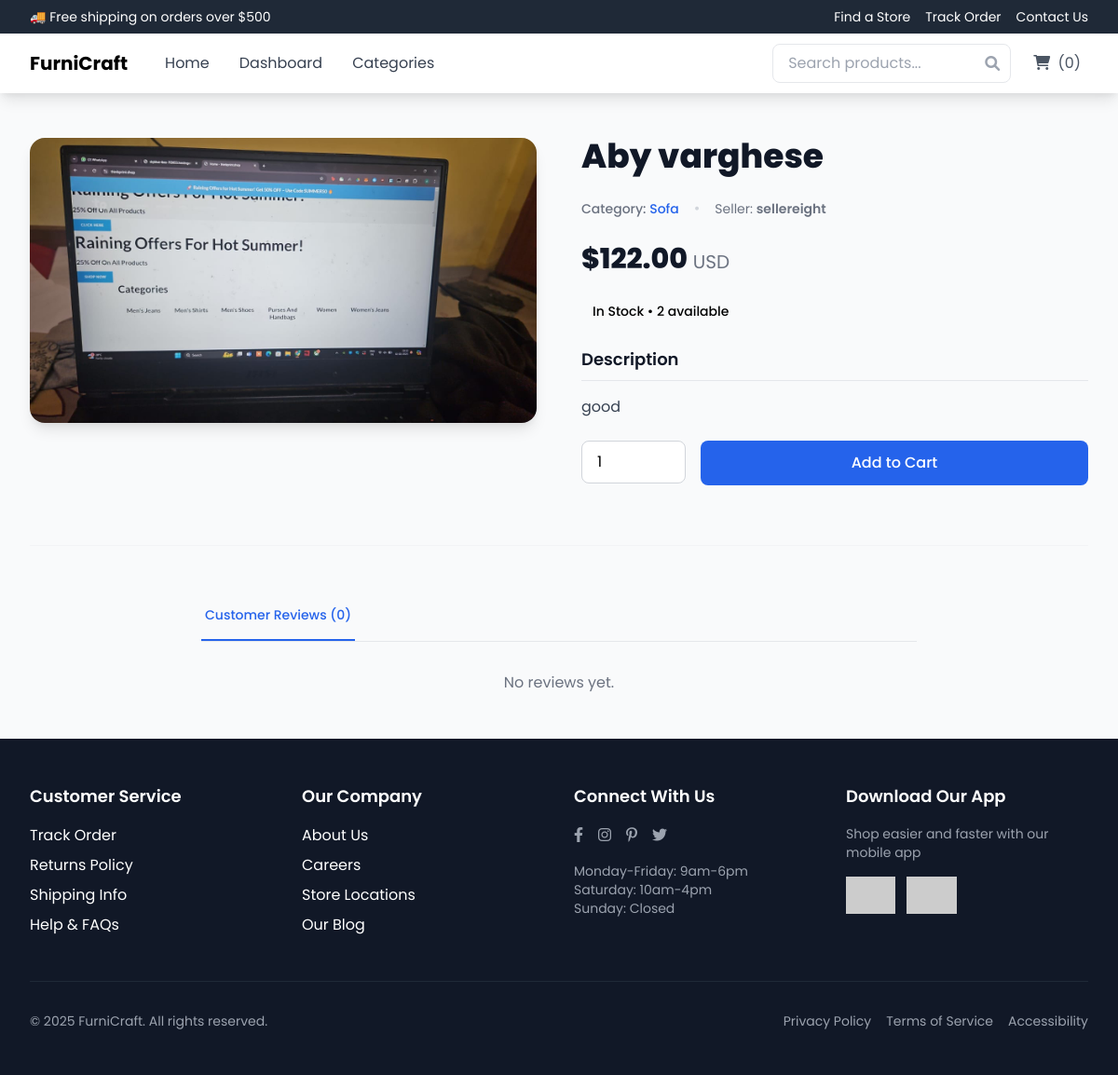
/product/1/, run on an earlier commit of the app's database.
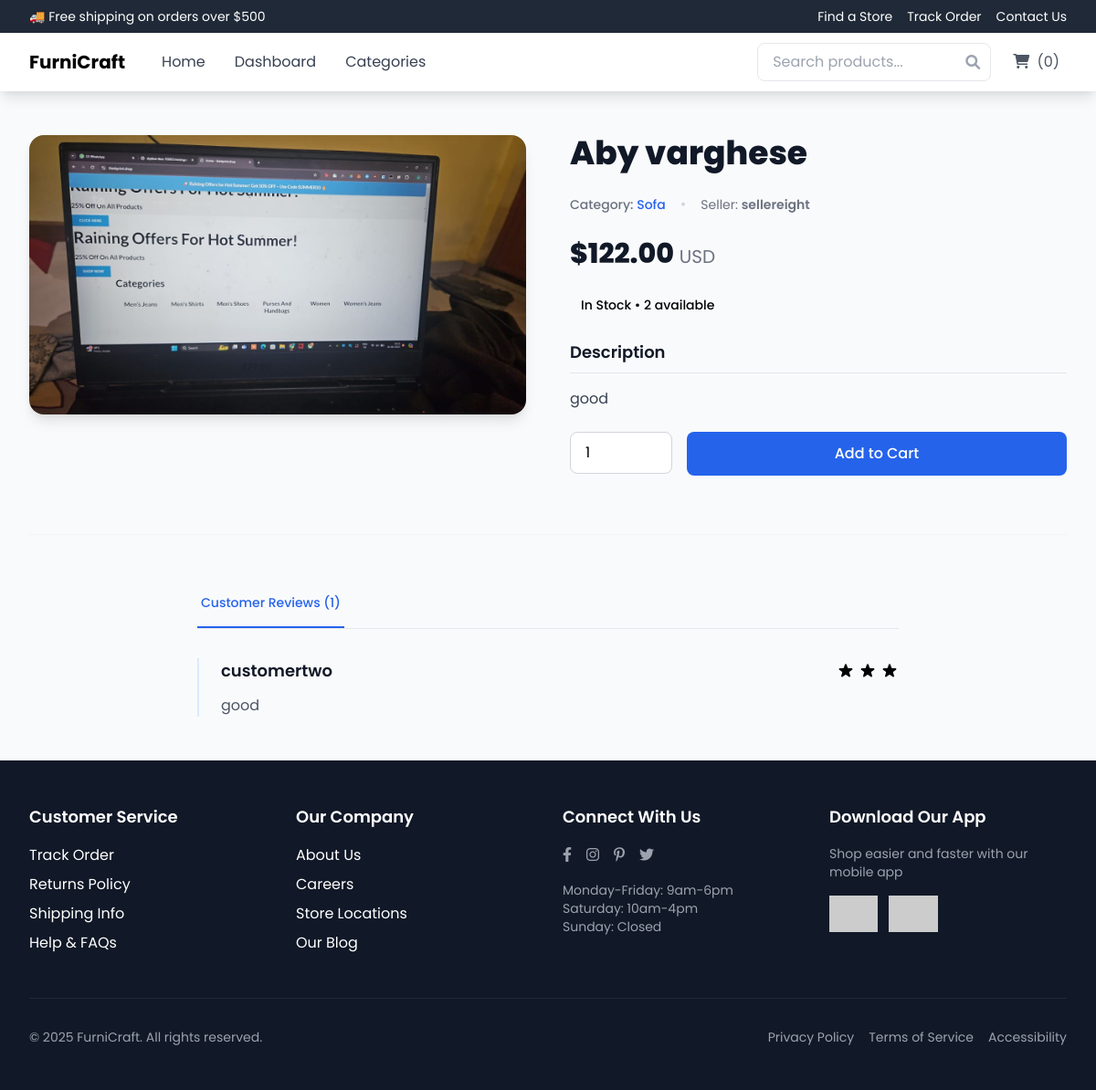
And on a later commit of the database.
### authentication/models.py (models this page shows, shortened)
class Review(models.Model):
    product = models.ForeignKey(Product, on_delete=models.CASCADE, related_name='reviews')
    user = models.ForeignKey(CustomUser, on_delete=models.CASCADE)
    rating = models.IntegerField()
    comment = models.TextField()
    created_at = models.DateTimeField(auto_now_add=True)
    def stars_range(self):
        return range(self.rating)

class CustomUser(AbstractUser):
    ROLE_CHOICES = [
        ("admin", "Admin"),
        ("customer", "Customer"),
        ("seller", "Seller"),
        ("delivery_guy", "Delivery Guy"),
    ]
    role = models.CharField(max_length=20, choices=ROLE_CHOICES, default="customer")
    groups = models.ManyToManyField(Group, related_name="customuser_groups", blank=True)
    user_permissions = models.ManyToManyField(Permission, related_name="customuser_permissions", blank=True)

### authentication/views.py (the view)
# urls.py: path('product/<int:product_id>/', product_detail, name='product_detail'),
def product_detail(request, product_id):
    product = get_object_or_404(Product, id=product_id)
    reviews = product.reviews.all()
    user_has_purchased = (
    request.user.is_authenticated
    and hasattr(request.user, "customer")  # Ensure the user is a Customer
    and request.user.customer.orders.filter(product=product).exists()
)
    return render(request, 'product_detail.html', {
        'product': product,
        'reviews': reviews,
        'user_has_purchased': user_has_purchased
    })

### authentication/context_processors.py (called while the page is built, shortened)
def base_template_processor(request):
    base_template = None
    return {"base_template": base_template}

### templates/product_detail.html (shortened to what the changed rows need)
{% extends 'base/base.html' %}
{% block content %}
<div class="max-w-7xl mx-auto px-4 sm:px-6 lg:px-8 py-12">
  <div class="grid grid-cols-1 lg:grid-cols-2 gap-12">
    <div class="lg:sticky lg:top-24 self-start">
      <div class="space-y-6">
        <h1 class="text-4xl font-extrabold text-gray-900">{{ product.name }}</h1>
      </div>
    </div>
  </div>
  <section class="mt-16 border-t border-gray-100 pt-12" x-data="{ activeTab: 'reviews' }">
    <div class="max-w-3xl mx-auto">
      <div class="border-b border-gray-200">
        <div class="flex space-x-8">
          <button
            @click="activeTab = 'reviews'"
            :class="{ 'text-blue-600 border-blue-600': activeTab === 'reviews' }"
            class="py-4 px-1 border-b-2 font-medium text-sm border-transparent text-gray-500 hover:text-gray-700 hover:border-gray-300 transition-colors"
          >
            Customer Reviews ({{ reviews|length }})
          </button>
        </div>
      </div>
      <div x-show="activeTab === 'reviews'" class="pt-8">
        <div class="space-y-10">
          {% for review in reviews %}
          <article class="relative group pl-6 border-l-2 border-blue-100">
            <div class="flex gap-x-4">
              <div class="flex flex-col w-full">
                <div class="flex justify-between items-center">
                  <h3 class="text-lg font-semibold text-gray-900">
                    {{ review.user.username }}
                  </h3>
                  <div class="flex items-center space-x-1 text-amber-500">
                  </div>
                </div>
                <p class="mt-3 text-gray-600">{{ review.comment }}</p>
              </div>
            </div>
          </article>
          {% empty %}
          <p class="text-gray-500 text-center">No reviews yet.</p>
          {% endfor %}
        </div>
      </div>
    </div>
  </section>
</div>
{% endblock %}

What changed in the data, as far as the page shows it:
added Review: user.username "customertwo", rating 3 (drawn), comment "good"
Also different on the page:
{{ reviews|length }}: "0" → "1"
text no longer shown: "No reviews yet."
